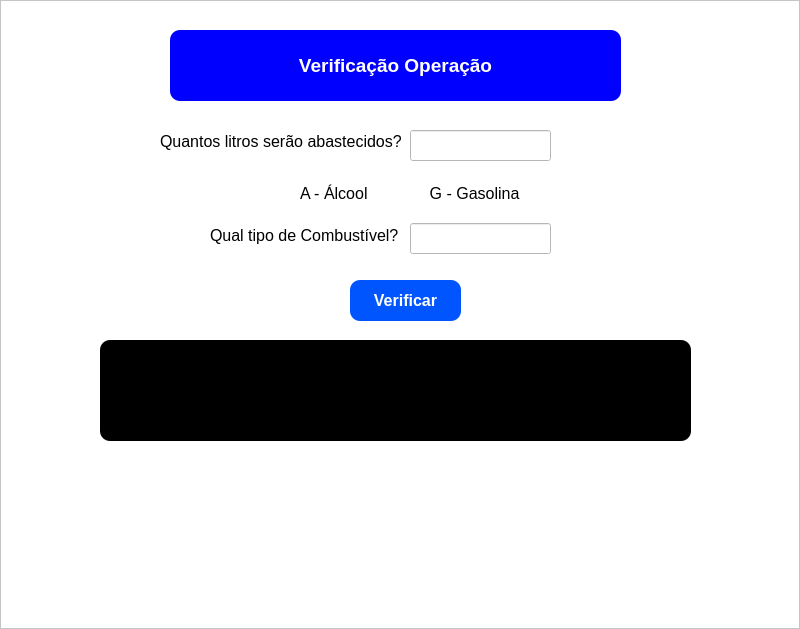
<?xml version="1.0" encoding="UTF-8"?>
<ui version="4.0">
 <class>MainWindow</class>
 <widget class="QMainWindow" name="MainWindow">
  <property name="geometry">
   <rect>
    <x>0</x>
    <y>0</y>
    <width>800</width>
    <height>629</height>
   </rect>
  </property>
  <property name="windowTitle">
   <string>MainWindow</string>
  </property>
  <widget class="QWidget" name="centralwidget">
   <layout class="QHBoxLayout" name="horizontalLayout">
    <property name="spacing">
     <number>0</number>
    </property>
    <property name="leftMargin">
     <number>0</number>
    </property>
    <property name="topMargin">
     <number>0</number>
    </property>
    <property name="rightMargin">
     <number>0</number>
    </property>
    <property name="bottomMargin">
     <number>0</number>
    </property>
    <item>
     <widget class="QFrame" name="frame">
      <property name="styleSheet">
       <string notr="true">background-color: #FFF;</string>
      </property>
      <property name="frameShape">
       <enum>QFrame::StyledPanel</enum>
      </property>
      <property name="frameShadow">
       <enum>QFrame::Raised</enum>
      </property>
      <widget class="QLabel" name="label">
       <property name="geometry">
        <rect>
         <x>170</x>
         <y>30</y>
         <width>451</width>
         <height>71</height>
        </rect>
       </property>
       <property name="font">
        <font>
         <family>Arial</family>
         <pointsize>14</pointsize>
         <weight>75</weight>
         <bold>true</bold>
        </font>
       </property>
       <property name="styleSheet">
        <string notr="true">background-color: #0000ff;
color: #FFF;
border-radius: 10px;</string>
       </property>
       <property name="text">
        <string>Verificação Operação</string>
       </property>
       <property name="alignment">
        <set>Qt::AlignCenter</set>
       </property>
      </widget>
      <widget class="QLabel" name="label_2">
       <property name="geometry">
        <rect>
         <x>160</x>
         <y>126</y>
         <width>241</width>
         <height>31</height>
        </rect>
       </property>
       <property name="font">
        <font>
         <pointsize>12</pointsize>
        </font>
       </property>
       <property name="text">
        <string>Quantos litros serão abastecidos?</string>
       </property>
      </widget>
      <widget class="QLineEdit" name="lineEdit">
       <property name="geometry">
        <rect>
         <x>410</x>
         <y>130</y>
         <width>141</width>
         <height>31</height>
        </rect>
       </property>
      </widget>
      <widget class="QLabel" name="label_verificar">
       <property name="geometry">
        <rect>
         <x>100</x>
         <y>340</y>
         <width>591</width>
         <height>101</height>
        </rect>
       </property>
       <property name="font">
        <font>
         <family>Arial</family>
         <pointsize>12</pointsize>
         <weight>75</weight>
         <bold>true</bold>
        </font>
       </property>
       <property name="styleSheet">
        <string notr="true">
background-color: #000;
color: #FFF;
border-radius: 10px;</string>
       </property>
       <property name="text">
        <string/>
       </property>
       <property name="alignment">
        <set>Qt::AlignCenter</set>
       </property>
      </widget>
      <widget class="QPushButton" name="pb_verificar">
       <property name="geometry">
        <rect>
         <x>350</x>
         <y>280</y>
         <width>111</width>
         <height>41</height>
        </rect>
       </property>
       <property name="font">
        <font>
         <pointsize>12</pointsize>
         <weight>75</weight>
         <bold>true</bold>
        </font>
       </property>
       <property name="styleSheet">
        <string notr="true">background-color: #0055ff;
color: #FFF;
border-radius: 10px;</string>
       </property>
       <property name="text">
        <string>Verificar</string>
       </property>
      </widget>
      <widget class="QLineEdit" name="lineEdit_2">
       <property name="geometry">
        <rect>
         <x>410</x>
         <y>223</y>
         <width>141</width>
         <height>31</height>
        </rect>
       </property>
      </widget>
      <widget class="QLabel" name="label_3">
       <property name="geometry">
        <rect>
         <x>210</x>
         <y>220</y>
         <width>191</width>
         <height>31</height>
        </rect>
       </property>
       <property name="font">
        <font>
         <pointsize>12</pointsize>
        </font>
       </property>
       <property name="text">
        <string>Qual tipo de Combustível?</string>
       </property>
      </widget>
      <widget class="QLabel" name="label_4">
       <property name="geometry">
        <rect>
         <x>300</x>
         <y>178</y>
         <width>231</width>
         <height>31</height>
        </rect>
       </property>
       <property name="font">
        <font>
         <pointsize>12</pointsize>
        </font>
       </property>
       <property name="text">
        <string>A - Álcool              G - Gasolina</string>
       </property>
      </widget>
     </widget>
    </item>
   </layout>
  </widget>
 </widget>
 <resources/>
 <connections/>
</ui>
